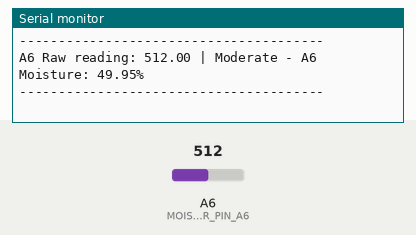
Simulated run of this sketch. Board: Arduino Nano, built with avr-gcc and run on an emulated ATmega328P. Shown: the last lines printed to the serial monitor. Inputs (shaded band) come from the test bench; at power-on: A6 (MOISTURE_SENSOR_PIN_A6) = 512.

Above: at 2.9 s.
3.0 s: A6 (MOISTURE_SENSOR_PIN_A6) set to 623
At 4.7 s:
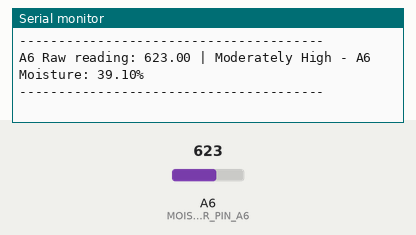
7.6 s: A6 (MOISTURE_SENSOR_PIN_A6) set to 828
At 9.6 s:
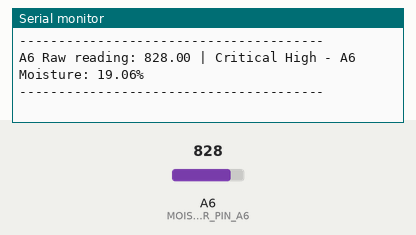
11.7 s: A6 (MOISTURE_SENSOR_PIN_A6) set to 1023
At 13.1 s:
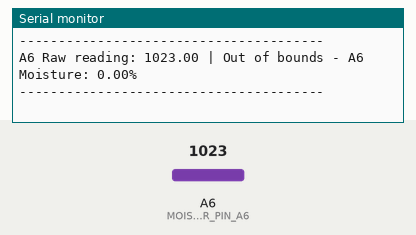
15.8 s: A6 (MOISTURE_SENSOR_PIN_A6) set to 399
At 17.9 s:
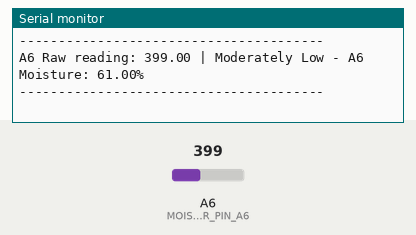
19.9 s: A6 (MOISTURE_SENSOR_PIN_A6) set to 194
At 21.5 s:
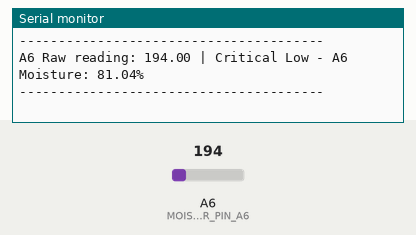

The sketch:

test_soil.ino
```cpp
#include <Wire.h>

#define MOISTURE_SENSOR_PIN_A5 A5
#define MOISTURE_SENSOR_PIN_A6 A6

void setup() {
  Serial.begin(9600);  // Initialize serial communication
  pinMode(MOISTURE_SENSOR_PIN_A5, INPUT);  // Set pin A5 as input
  pinMode(MOISTURE_SENSOR_PIN_A6, INPUT);  // Set pin A6 as input
  Serial.println("Soil Moisture Test - Reading from pin A6");
  Serial.println("=======================================");
}

void loop() {
  checkMoisture(MOISTURE_SENSOR_PIN_A6, "A6");
  Serial.println("---------------------------------------");
  delay(2000);  // Wait 2 seconds between readings
}

void checkMoisture(int pin, String pinName) {
  float moist = analogRead(pin);
  float moistPct = 100 - ((moist / 1023) * 100);

  Serial.print(pinName);
  Serial.print(" Raw reading: ");
  Serial.print(moist);
  Serial.print(" | ");

  if(moist > 0 && moist < 204.6) {
    printValue(pinName + " Moisture", moistPct, "Critical Low");
  }
  else if (moist > 204.6 && moist < 409.2) {
    printValue(pinName + " Moisture", moistPct, "Moderately Low");
  }
  else if (moist > 409.2 && moist < 613.8) {
    printValue(pinName + " Moisture", moistPct, "Moderate");
  }
  else if (moist > 613.8 && moist < 818.4) {
    printValue(pinName + " Moisture", moistPct, "Moderately High");
  }
  else if (moist > 818.4 && moist < 1023) {
    printValue(pinName + " Moisture", moistPct, "Critical High");
  }
  else {
    printValue(pinName + " Moisture", moistPct, "Out of bounds");
  }
}

void printValue(String type, float value, String alert) {
  Serial.print(alert);
  Serial.print(" - ");
  Serial.print(type);
  Serial.print(": ");

  if(type.indexOf("Moisture") >= 0) {
    Serial.print(value);
    Serial.println("%");
  }
  else {
    Serial.println(value);
  }
}
```

Measured:
- after the input at 3.0 s, the serial monitor: prints a new line after 1.2 s (image 1)
- after the input at 7.6 s, the serial monitor: prints a new line after 0.64 s (image 2)
- after the input at 11.7 s, the serial monitor: prints a new line after 0.62 s (image 3)
- after the input at 15.8 s, the serial monitor: prints a new line after 0.60 s (image 4)
- after the input at 19.9 s, the serial monitor: prints a new line after 0.58 s (image 5)
